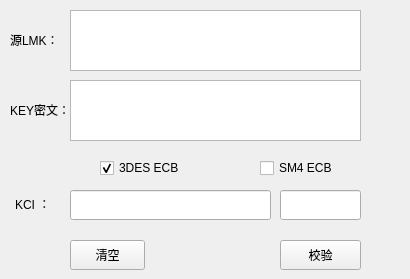
    <widget class="QWidget" name="tab_2">
     <attribute name="title">
      <string>KCI</string>
     </attribute>
     <widget class="QLabel" name="LMKlabel">
      <property name="geometry">
       <rect>
        <x>10</x>
        <y>20</y>
        <width>61</width>
        <height>41</height>
       </rect>
      </property>
      <property name="styleSheet">
       <string notr="true">font: 10pt &quot;黑体&quot;;</string>
      </property>
      <property name="text">
       <string>&lt;html&gt;&lt;head/&gt;&lt;body&gt;&lt;p&gt;源LMK：&lt;/p&gt;&lt;/body&gt;&lt;/html&gt;</string>
      </property>
     </widget>
     <widget class="QTextEdit" name="LMKTextEdit">
      <property name="geometry">
       <rect>
        <x>70</x>
        <y>10</y>
        <width>291</width>
        <height>61</height>
       </rect>
      </property>
      <property name="styleSheet">
       <string notr="true">font: 10pt &quot;黑体&quot;;</string>
      </property>
      <property name="acceptRichText">
       <bool>false</bool>
      </property>
     </widget>
     <widget class="QLabel" name="KCIKeyLabel">
      <property name="geometry">
       <rect>
        <x>10</x>
        <y>90</y>
        <width>61</width>
        <height>41</height>
       </rect>
      </property>
      <property name="styleSheet">
       <string notr="true">font: 10pt &quot;黑体&quot;;</string>
      </property>
      <property name="text">
       <string>&lt;html&gt;&lt;head/&gt;&lt;body&gt;&lt;p&gt;KEY密文：&lt;/p&gt;&lt;/body&gt;&lt;/html&gt;</string>
      </property>
     </widget>
     <widget class="QTextEdit" name="KCIKeyTextEdit">
      <property name="geometry">
       <rect>
        <x>70</x>
        <y>80</y>
        <width>291</width>
        <height>61</height>
       </rect>
      </property>
      <property name="styleSheet">
       <string notr="true">font: 10pt &quot;黑体&quot;;</string>
      </property>
      <property name="acceptRichText">
       <bool>false</bool>
      </property>
     </widget>
     <widget class="QCheckBox" name="KCISM4CheckBox">
      <property name="geometry">
       <rect>
        <x>260</x>
        <y>160</y>
        <width>81</width>
        <height>16</height>
       </rect>
      </property>
      <property name="styleSheet">
       <string notr="true">font: 10pt &quot;黑体&quot;;</string>
      </property>
      <property name="text">
       <string>SM4 ECB</string>
      </property>
     </widget>
     <widget class="QCheckBox" name="KCIDESCheckBox">
      <property name="geometry">
       <rect>
        <x>100</x>
        <y>160</y>
        <width>81</width>
        <height>16</height>
       </rect>
      </property>
      <property name="styleSheet">
       <string notr="true">font: 10pt &quot;黑体&quot;;</string>
      </property>
      <property name="text">
       <string>3DES ECB</string>
      </property>
      <property name="checked">
       <bool>true</bool>
      </property>
     </widget>
     <widget class="QLabel" name="KCILabel">
      <property name="geometry">
       <rect>
        <x>15</x>
        <y>194</y>
        <width>51</width>
        <height>21</height>
       </rect>
      </property>
      <property name="styleSheet">
       <string notr="true">font: 10pt &quot;黑体&quot;;</string>
      </property>
      <property name="text">
       <string>&lt;html&gt;&lt;head/&gt;&lt;body&gt;&lt;p&gt;KCI ：&lt;/p&gt;&lt;/body&gt;&lt;/html&gt;</string>
      </property>
     </widget>
     <widget class="QLineEdit" name="KCILineEdit">
      <property name="geometry">
       <rect>
        <x>70</x>
        <y>190</y>
        <width>201</width>
        <height>30</height>
       </rect>
      </property>
      <property name="styleSheet">
       <string notr="true">font: 10pt &quot;黑体&quot;;</string>
      </property>
      <property name="readOnly">
       <bool>true</bool>
      </property>
     </widget>
     <widget class="QPushButton" name="KCIPushButton">
      <property name="geometry">
       <rect>
        <x>280</x>
        <y>240</y>
        <width>81</width>
        <height>30</height>
       </rect>
      </property>
      <property name="styleSheet">
       <string notr="true">font: 10pt &quot;黑体&quot;;</string>
      </property>
      <property name="text">
       <string>校验</string>
      </property>
     </widget>
     <widget class="QLineEdit" name="checkKCILineEdit">
      <property name="geometry">
       <rect>
        <x>280</x>
        <y>190</y>
        <width>81</width>
        <height>30</height>
       </rect>
      </property>
      <property name="styleSheet">
       <string notr="true">font: 10pt &quot;黑体&quot;;</string>
      </property>
      <property name="readOnly">
       <bool>true</bool>
      </property>
     </widget>
     <widget class="QPushButton" name="KCICleanPushButton">
      <property name="geometry">
       <rect>
        <x>70</x>
        <y>240</y>
        <width>75</width>
        <height>30</height>
       </rect>
      </property>
      <property name="styleSheet">
       <string notr="true">font: 10pt &quot;黑体&quot;;</string>
      </property>
      <property name="text">
       <string>清空</string>
      </property>
     </widget>
     <widget class="QLabel" name="KCILMKsizeLabel">
      <property name="geometry">
       <rect>
        <x>370</x>
        <y>30</y>
        <width>31</width>
        <height>21</height>
       </rect>
      </property>
      <property name="text">
       <string/>
      </property>
     </widget>
     <widget class="QLabel" name="KCIKEYsizeLabel">
      <property name="geometry">
       <rect>
        <x>370</x>
        <y>100</y>
        <width>31</width>
        <height>21</height>
       </rect>
      </property>
      <property name="text">
       <string/>
      </property>
     </widget>
    </widget>
